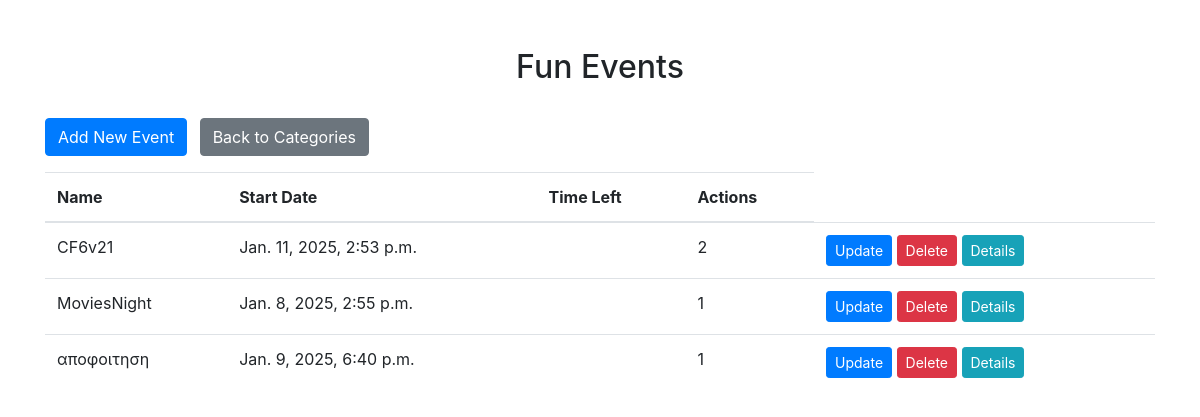
The app's page /categories/2/, older data.
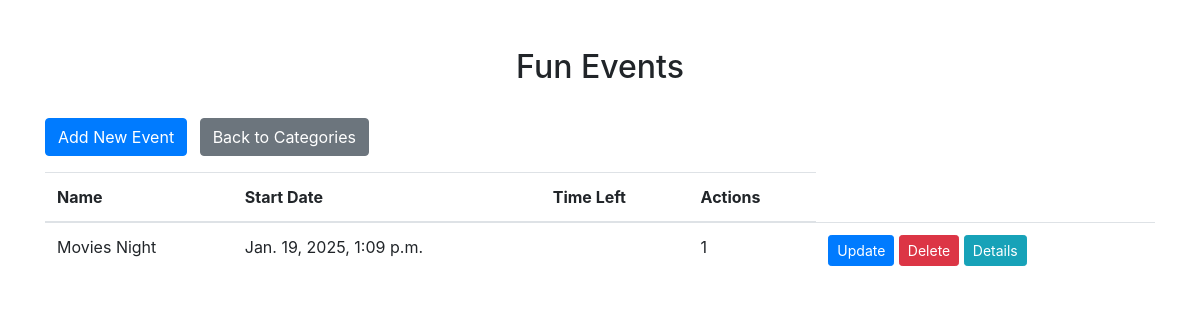
The same page, newer data.
### event_management_system_app/models.py (models this page shows)
class Category(models.Model):
    name = models.CharField(max_length=100)

class Event(models.Model):
    name = models.CharField(max_length=100)
    category = models.ForeignKey(Category, on_delete=models.CASCADE)
    start_date = models.DateTimeField()
    end_date = models.DateTimeField()
    priority = models.IntegerField(default=1)
    description = models.TextField(default='')
    location = models.CharField(max_length=255, default='')
    organizer = models.CharField(max_length=100, default='')

### event_management_system_app/views.py (the view)
# urls.py: path('categories/<int:category_id>/', views.category_events, name='category_events'),
def category_events(request, category_id):
    category = get_object_or_404(Category, pk=category_id)
    events = category.event_set.all()
    return render(request, 'event_management_system_app/category_events.html', {'category': category, 'events': events})

### event_management_system_app/templates/event_management_system_app/category_events.html (shortened to what this page needs)
<!DOCTYPE html>
<html lang="en">
<head>
  <link rel="stylesheet" href="https://maxcdn.bootstrapcdn.com/bootstrap/4.5.2/css/bootstrap.min.css" />
</head>
<body>
  <div class="container mt-5">
    <h2 class="text-center">{{ category.name }} Events</h2>
    <br>
    <div class="mb-3">
      <a href="{% url 'create_event' %}" class="btn btn-primary">Add New Event</a>
      <a href="{% url 'category_list' %}" class="btn btn-secondary ml-2">Back to Categories</a>
    </div>
    <table id="eventTable" class="table">
      <thead>
        <tr>
          <th>Name</th>
          <th>Start Date</th>
          <th>Time Left</th>
          <th>Actions</th>
        </tr>
      </thead>
      <tbody>
        {% for event in events %}
          <tr>
            <td>{{ event.name }}</td>
            <td>{{ event.start_date }}</td>
            <td>
            </td>
            <td>{{ event.priority }}</td>
            <td>
              <a href="{% url 'update_event' event.id %}" class="btn btn-primary btn-sm">Update</a>
              <form method="post" action="{% url 'delete_event' event.id %}" style="display: inline;">
                <button type="submit" class="btn btn-danger btn-sm">Delete</button>
              </form>
              <button type="button" class="btn btn-info btn-sm" data-toggle="modal" data-target="#eventModal_{{ event.id }}">Details</button>
            </td>
          </tr>
        {% endfor %}
      </tbody>
    </table>
  </div>
</body>
</html>

Row changes from the older to the newer data that the page shows:
removed Event: name "CF6v21", start_date "Jan. 11, 2025, 2:53 p.m.", priority "2"
removed Event: name "MoviesNight", start_date "Jan. 8, 2025, 2:55 p.m.", priority "1"
removed Event: name "αποφοιτηση", start_date "Jan. 9, 2025, 6:40 p.m.", priority "1"
added Event: name "Movies Night", start_date "Jan. 19, 2025, 1:09 p.m.", priority "1"
